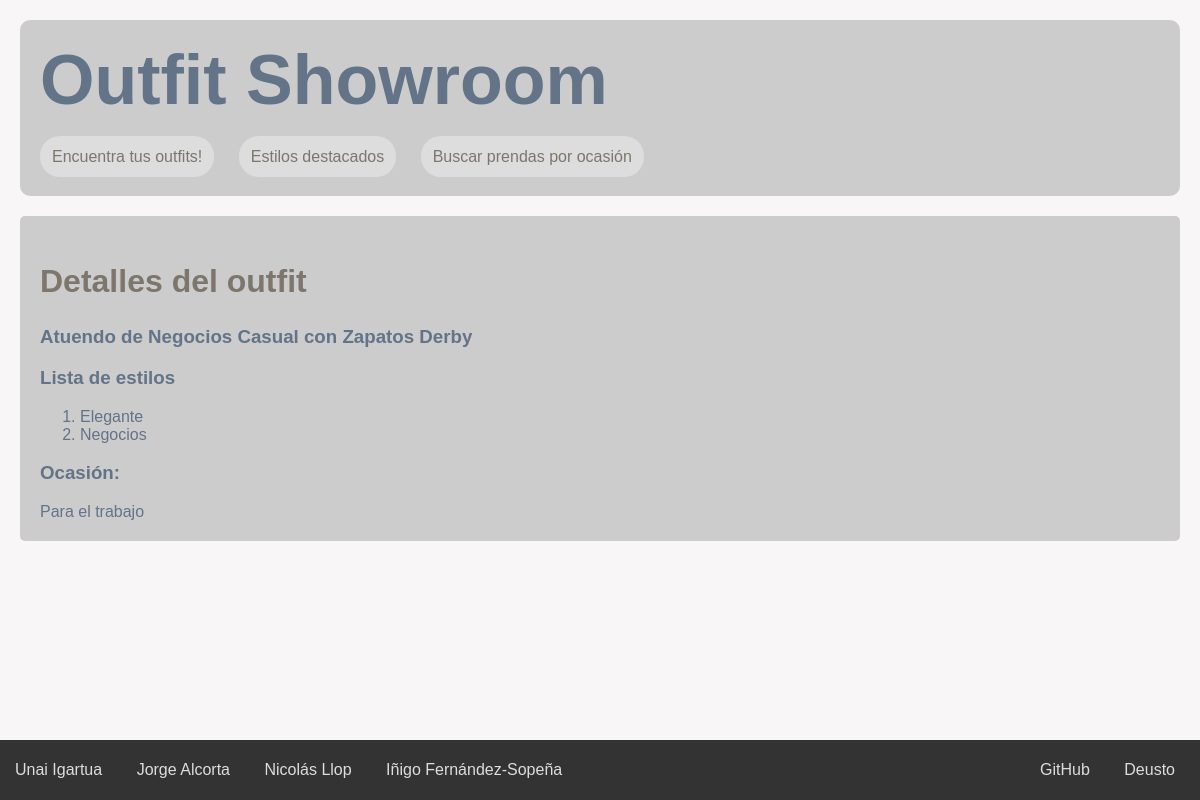
Page /es/outfit/4 on the committed database.
### appOutfitShowroom/models.py (models this page shows, shortened)
class Outfit(models.Model):
    def get_nombre(self):
        return self.nombre_en if get_language() == 'en' else self.nombre
    nombre = models.CharField(max_length=200)
    nombre_en = models.CharField(max_length=200, blank=True)
    descripcion = models.TextField(max_length=700)
    descripcion_en = models.TextField(max_length=700, blank=True)
    ocasion = models.ForeignKey(Ocasion, on_delete=models.CASCADE)
    estilos = models.ManyToManyField(Estilo)
    precio = models.IntegerField(default=0)
    imagen = models.ImageField(upload_to='static/img',blank=True,null=True,verbose_name='Image')
    fecha = models.DateTimeField(auto_now_add=True)

class Estilo(models.Model):
    def get_nombre(self):
        return self.nombre_en if get_language() == 'en' else self.nombre
    nombre = models.CharField(max_length=50)
    nombre_en = models.CharField(max_length=50, blank=True)

class Ocasion(models.Model):
    def get_nombre(self):
        return self.nombre_en if get_language() == 'en' else self.nombre
    nombre = models.CharField(max_length=50)
    nombre_en = models.CharField(max_length=50, blank=True)

### appOutfitShowroom/views.py (the view)
# urls.py: path('outfit/<int:outfit_id>', views.detalle_outfit, name='detalle_outfit'),
def detalle_outfit(request, outfit_id):
	outfit = get_object_or_404(Outfit, pk=outfit_id)
	context = {
		'titulo_pagina': "Detalles del outfit",
		'outfit': outfit,
		'ocasion': outfit.ocasion,
		'estilos': outfit.estilos.all
	}
	return render(request, 'outfit.html', context)

### appOutfitShowroom/templates/outfit.html
{% extends "base.html" %}
{% load static %}
{%load i18n%}
{% block contenido %}
<h2>{% trans "Detalles del outfit" %}</h2>
{% if outfit %}
    <h3>{{ outfit.get_nombre}}</h3>
	<h3>{% trans "Lista de estilos" %}</h3>
	{% if estilos %}
		<ol>
		{% for e in estilos %}
			<li>
				<a href="{% url 'detalle_estilo' e.id %}">{{ e.get_nombre}}</a>
			</li>
		{% endfor %}
		</ol>
	{% else %}
		<p>{% trans "No tiene estilos asociados." %}</p>
	{% endif %}
    {% if ocasion %}
        <h3>{% trans "Ocasión: " %}</h3><a href="{% url 'detalle_ocasion' ocasion.id %}">{{ocasion.get_nombre}}</a>
    {% endif %}
{% else %}
    <p>{% trans "No existe este outfit." %}</p>
{% endif %}
{% endblock %}

### appOutfitShowroom/static/css/estilos.css (style rules this page uses)
:root { margin: 0; padding: 0; --primary-color: #f9f6f8; --secondary-color: #CCCCCC; --secondary-off-color: #DDDDDD; --accent-color: #7c766d; --text-color: #637388; --border-color: #333; }
body { margin: 0; padding: 0; font-family: 'Arial', sans-serif; background-color: var(--primary-color); color: var(--text-color); }
a { color: var(--text-color); text-decoration: none; }
h2 { font-size: 32px; color: var(--accent-color); }

### rows in the picture
Outfit: get_nombre "Atuendo de Negocios Casual con Zapatos Derby"
Estilo: get_nombre "Elegante"
Estilo: get_nombre "Negocios"
Ocasion: get_nombre "Para el trabajo"
